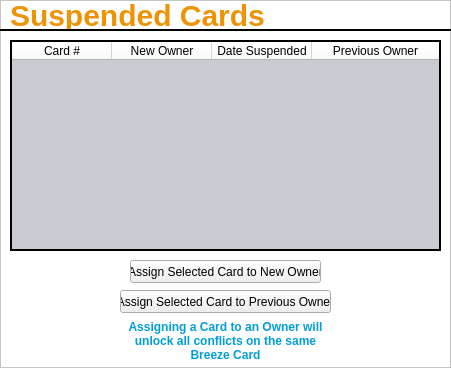
<?xml version="1.0" encoding="UTF-8"?>
<ui version="4.0">
 <class>Frame</class>
 <widget class="QFrame" name="Frame">
  <property name="geometry">
   <rect>
    <x>0</x>
    <y>0</y>
    <width>451</width>
    <height>368</height>
   </rect>
  </property>
  <property name="windowTitle">
   <string>Suspended Cards</string>
  </property>
  <property name="windowIcon">
   <iconset resource="../qtResources.qrc">
    <normaloff>:/newPrefix/ui/marta-logo.png</normaloff>:/newPrefix/ui/marta-logo.png</iconset>
  </property>
  <property name="styleSheet">
   <string notr="true">QFrame {background-color: #ffffff} 
QLabel {color: #009fd7; font-weight: bold;}
#frameLabelTop {background-color: transparent; color: #ee9306; font-size: 30px;}</string>
  </property>
  <property name="frameShape">
   <enum>QFrame::StyledPanel</enum>
  </property>
  <property name="frameShadow">
   <enum>QFrame::Raised</enum>
  </property>
  <widget class="QLabel" name="frameLabelTop">
   <property name="geometry">
    <rect>
     <x>10</x>
     <y>0</y>
     <width>401</width>
     <height>31</height>
    </rect>
   </property>
   <property name="font">
    <font>
     <pointsize>-1</pointsize>
     <weight>75</weight>
     <bold>true</bold>
    </font>
   </property>
   <property name="autoFillBackground">
    <bool>false</bool>
   </property>
   <property name="styleSheet">
    <string notr="true">#frameLabelTop {background-color: transparent}</string>
   </property>
   <property name="text">
    <string>Suspended Cards</string>
   </property>
  </widget>
  <widget class="QLabel" name="label">
   <property name="geometry">
    <rect>
     <x>120</x>
     <y>320</y>
     <width>211</width>
     <height>41</height>
    </rect>
   </property>
   <property name="text">
    <string>Assigning a Card to an Owner will unlock all conflicts on the same Breeze Card</string>
   </property>
   <property name="scaledContents">
    <bool>false</bool>
   </property>
   <property name="alignment">
    <set>Qt::AlignCenter</set>
   </property>
   <property name="wordWrap">
    <bool>true</bool>
   </property>
  </widget>
  <widget class="QPushButton" name="newOwnerButton">
   <property name="geometry">
    <rect>
     <x>130</x>
     <y>260</y>
     <width>191</width>
     <height>23</height>
    </rect>
   </property>
   <property name="text">
    <string>Assign Selected Card to New Owner</string>
   </property>
  </widget>
  <widget class="Line" name="line">
   <property name="windowModality">
    <enum>Qt::ApplicationModal</enum>
   </property>
   <property name="geometry">
    <rect>
     <x>0</x>
     <y>20</y>
     <width>451</width>
     <height>20</height>
    </rect>
   </property>
   <property name="maximumSize">
    <size>
     <width>16777215</width>
     <height>16777215</height>
    </size>
   </property>
   <property name="font">
    <font>
     <pointsize>8</pointsize>
    </font>
   </property>
   <property name="mouseTracking">
    <bool>true</bool>
   </property>
   <property name="autoFillBackground">
    <bool>false</bool>
   </property>
   <property name="styleSheet">
    <string notr="true">#line {background-color: transparent;}</string>
   </property>
   <property name="frameShadow">
    <enum>QFrame::Plain</enum>
   </property>
   <property name="lineWidth">
    <number>2</number>
   </property>
   <property name="orientation">
    <enum>Qt::Horizontal</enum>
   </property>
  </widget>
  <widget class="QPushButton" name="prevOwnerButton">
   <property name="geometry">
    <rect>
     <x>120</x>
     <y>290</y>
     <width>211</width>
     <height>23</height>
    </rect>
   </property>
   <property name="text">
    <string>Assign Selected Card to Previous Owner</string>
   </property>
  </widget>
  <widget class="QTableWidget" name="tableWidget">
   <property name="geometry">
    <rect>
     <x>10</x>
     <y>40</y>
     <width>431</width>
     <height>211</height>
    </rect>
   </property>
   <property name="focusPolicy">
    <enum>Qt::StrongFocus</enum>
   </property>
   <property name="autoFillBackground">
    <bool>false</bool>
   </property>
   <property name="styleSheet">
    <string notr="true">#tableWidget {background-color: #c8cbd1;}</string>
   </property>
   <property name="frameShape">
    <enum>QFrame::WinPanel</enum>
   </property>
   <property name="frameShadow">
    <enum>QFrame::Plain</enum>
   </property>
   <property name="sizeAdjustPolicy">
    <enum>QAbstractScrollArea::AdjustToContents</enum>
   </property>
   <property name="editTriggers">
    <set>QAbstractItemView::NoEditTriggers</set>
   </property>
   <property name="alternatingRowColors">
    <bool>true</bool>
   </property>
   <property name="selectionMode">
    <enum>QAbstractItemView::SingleSelection</enum>
   </property>
   <property name="selectionBehavior">
    <enum>QAbstractItemView::SelectRows</enum>
   </property>
   <property name="sortingEnabled">
    <bool>true</bool>
   </property>
   <property name="columnCount">
    <number>4</number>
   </property>
   <attribute name="horizontalHeaderCascadingSectionResizes">
    <bool>true</bool>
   </attribute>
   <attribute name="horizontalHeaderStretchLastSection">
    <bool>true</bool>
   </attribute>
   <attribute name="verticalHeaderVisible">
    <bool>false</bool>
   </attribute>
   <column>
    <property name="text">
     <string>Card #</string>
    </property>
   </column>
   <column>
    <property name="text">
     <string>New Owner</string>
    </property>
   </column>
   <column>
    <property name="text">
     <string>Date Suspended</string>
    </property>
   </column>
   <column>
    <property name="text">
     <string>Previous Owner</string>
    </property>
   </column>
  </widget>
 </widget>
 <resources>
  <include location="../qtResources.qrc"/>
 </resources>
 <connections/>
</ui>
